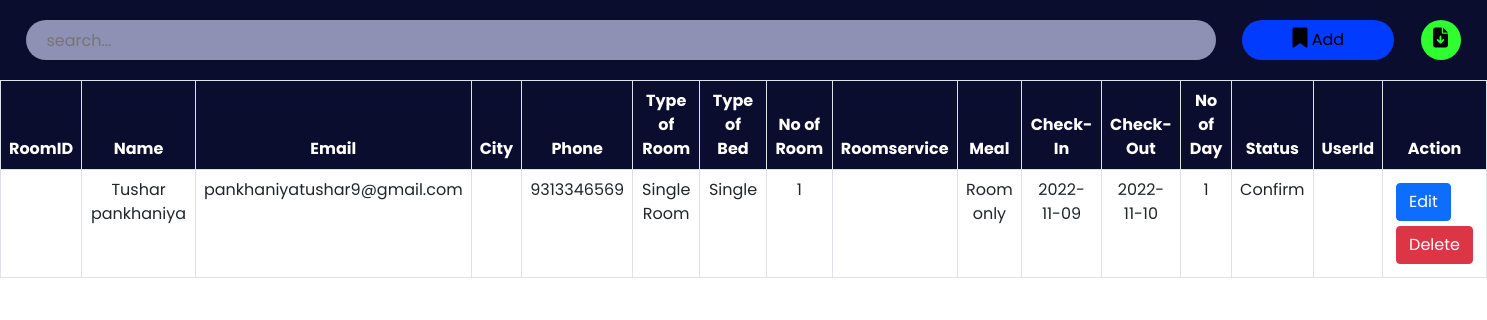
The page /admin/roombook.php on the database its author committed.
### tables this page shows
CREATE TABLE `roombook` (
  `id` int(10) NOT NULL,
  `Name` varchar(50) NOT NULL,
  `Email` varchar(50) NOT NULL,
  `Country` varchar(30) NOT NULL,
  `Phone` varchar(30) NOT NULL,
  `RoomType` varchar(30) NOT NULL,
  `Bed` varchar(30) NOT NULL,
  `Meal` varchar(30) NOT NULL,
  `NoofRoom` varchar(30) NOT NULL,
  `cin` date NOT NULL,
  `cout` date NOT NULL,
  `nodays` int(50) NOT NULL,
  `stat` varchar(30) NOT NULL
);

### admin/roombook.php (the view, shortened to what this page needs)
<?php
include '../config.php';
?>
<!DOCTYPE html>
<html lang="en">
<head>
    <link href="https://cdn.jsdelivr.net/npm/bootstrap@5.0.2/dist/css/bootstrap.min.css" rel="stylesheet">
    <link rel="stylesheet" href="https://cdnjs.cloudflare.com/ajax/libs/font-awesome/6.2.0/css/all.min.css" />
    <link rel="stylesheet" href="./css/roombook.css">
</head>
<body>
    <div class="searchsection">
        <input type="text" name="search_bar" id="search_bar" placeholder="search..." onkeyup="searchFun()">
        <button class="adduser" id="adduser" onclick="adduseropen()"><i class="fa-solid fa-bookmark"></i> Add</button>
        <form action="./exportdata.php" method="post">
            <button class="exportexcel" id="exportexcel" name="exportexcel" type="submit"><i class="fa-solid fa-file-arrow-down"></i></button>
        </form>
    </div>
    <div class="roombooktable" class="table-responsive-xl">
        <?php
            $roombooktablesql = "SELECT * FROM roombook";
            $roombookresult = mysqli_query($conn, $roombooktablesql);
        ?>
        <table class="table table-bordered" id="table-data">
            <thead>
                <tr>
                    <th scope="col">RoomID</th>
                    <th scope="col">Name</th>
                    <th scope="col">Email</th>
                    <th scope="col">City</th>
                    <th scope="col">Phone</th>
                    <th scope="col">Type of Room</th>
                    <th scope="col">Type of Bed</th>
                    <th scope="col">No of Room</th>
                    <th scope="col">Roomservice</th>
                    <th scope="col">Meal</th>
                    <th scope="col">Check-In</th>
                    <th scope="col">Check-Out</th>
                    <th scope="col">No of Day</th>
                    <th scope="col">Status</th>
                    <th scope="col">UserId</th>
                    <th scope="col" class="action">Action</th>
                </tr>
            </thead>
            <tbody>
            <?php
            while ($res = mysqli_fetch_array($roombookresult)) {
            ?>
                <tr>
                <td><?php echo isset($res['RoomID']) ? $res['RoomID'] : '' ?></td>
                    <td><?php echo $res['Name'] ?></td>
                    <td><?php echo $res['Email'] ?></td>
                    <td><?php echo $res['City'] ?></td>
                    <td><?php echo $res['Phone'] ?></td>
                    <td><?php echo $res['RoomType'] ?></td>
                    <td><?php echo $res['Bed'] ?></td>
                    <td><?php echo $res['NoofRoom'] ?></td>
                    <td><?php echo $res['Roomservice'] ?></td>
                    <td><?php echo $res['Meal'] ?></td>
                    <td><?php echo $res['cin'] ?></td>
                    <td><?php echo $res['cout'] ?></td>
                    <td><?php echo $res['nodays'] ?></td>
                    <td><?php echo $res['stat'] ?></td>
                    <td><?php echo isset($res['UserId']) ? $res['UserId'] : '' ?></td>
                    <td class="action">
                        <a href="roombookedit.php?RoomID=<?php echo $res['RoomID'] ?>"><button class="btn btn-primary">Edit</button></a>
                        <a href="roombookdelete.php?RoomID=<?php echo $res['RoomID'] ?>"><button class='btn btn-danger'>Delete</button></a>
                    </td>
                </tr>
            <?php
            }
            ?>
            </tbody>
        </table>
    </div>
</body>
</html>

### roombook.css (style rules this page uses)
:root { --bg-text-shadow: 0 2px 4px rgb(13 0 77 / 8%), 0 3px 6px rgb(13 0 77 / 8%), 0 8px 16px rgb(13 0 77 / 8%); --bg-box-shadow: 0px 0px 20px 6px rgba(26, 30, 164, 0.31); }
body { background-color: #ffff; }
* { margin: 0; padding: 0; font-family: 'Poppins', sans-serif; }
i { font-size: 20px; }
.searchsection { height: 80px; width: 100%; display: flex; justify-content: space-evenly; align-items: center; background-color: #0a0d2d; position: fixed; z-index: 500; }
#search_bar { height: 40px; width: 80%; border: none; background-color: rgba(195, 198, 233, 0.714); padding-left: 20px; border-radius: 30px; }
#adduser { height: 40px; background-color: rgb(0, 59, 254); border: none; border-radius: 30px; padding: 0 50px; }
.exportexcel { height: 40px; width: 40px; background-color: rgb(47, 255, 47); border: none; border-radius: 50%; }
a { color: black; }
.roombooktable { position: absolute; color: #0a0d2d; margin-top: 80px; width: 100%; height: 100vh; padding-bottom: 900px; }
.roombooktable thead { background-color: #0a0d2d; color: white; text-align: center; }
.roombooktable tbody { text-align: center; }
.action a { text-decoration: none; }
.action button { display: flex; flex-wrap: wrap; margin: 5px; }

### rows shown on the page
roombook: Name "Tushar pankhaniya", Email "pankhaniyatushar9@gmail.com", Phone "9313346569", RoomType "Single Room", Bed "Single", NoofRoom "1", Meal "Room only", cin "2022-11-09", cout "2022-11-10", nodays "1", stat "Confirm"
